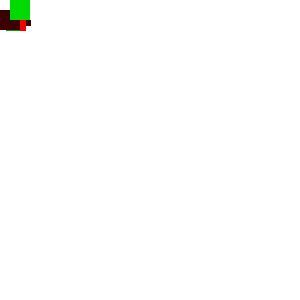
Frame 1 (no input)
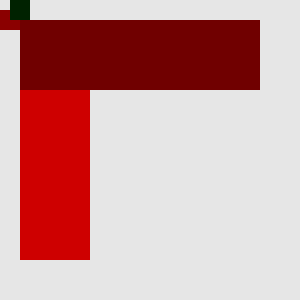
Frame 60 (the mouse pressed at the canvas centre just before this capture)
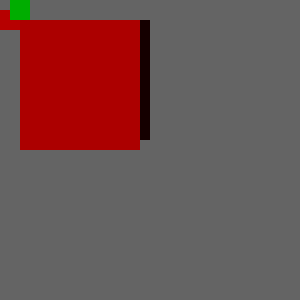
Frame 120 (the mouse held since frame 60 and released just before this capture)

The Processing sketch that drew these frames (run headless with seeded random() and noise(); from frame 60 on, the mouse is pressed at the canvas centre):

// Processing sketch: processing_112156
// ── processing_112156.pde

float posX=10;
float posY=0;
float speedX = 1;
float speedY = 6;
int backgroundColor = 255;

float posX2=0;
float posY2=10;

float posX3=300;
float posY3=390;


void setup() {
  size(300, 300);
}

void draw() {
  background(backgroundColor);
  posX = posX + speedX;
  posY = posY + speedY;
  
  
  
  // move circle to right, or changing it's x coord in pos dir every time
  if(posX <= 0){
    speedX = speedX * -1;
    println( "less than is TRUE!" );
  }
  
  //if circle hits right frame wall, return
  if(posX >= width){
   speedX = speedX * -1;
   println( "greater than is TRUE!" );
  }
  
  //if circle hits max width, move up (increase Y)
  if(posY >= height){
    speedY= speedY* -1;
    backgroundColor = 230;
    println( "greater than is TRUE!" );
  }
  
    if(posY <= 0){
      backgroundColor = 100;
    speedY = speedY * -1;
    println( "less than is TRUE!" );
  }
  



  
 noStroke(); 
   rect(posX, posY, 20, 20 );
  fill(random(0, 0), random(0, 255), random(0, 0));
  
  rect(posY, posX, 20, 20 );
  fill(random(0, 255), random(0, 0), random(0, 0));
  
    rect(20, 20,  posX, posY );
  fill(random(0, 255), random(0, 0), random(0, 0));
  
    rect(20, 20,  posY, posX );
  fill(random(0, 255), random(0, 0), random(0, 0));
  
 //switch to second x and y
 
   rect(posX2, posY2, 20, 20 );
  fill(random(0, 0), random(0, 255), random(0, 0));
  
  rect(posY2, posX2, 20, 20 );
  fill(random(0, 255), random(0, 0), random(0, 0));
  
    rect(20, 20,  posX2, posY2 );
  fill(random(0, 255), random(0, 0), random(0, 0));
  
    rect(20, 20,  posY2, posX2 );
  fill(random(0, 255), random(0, 0), random(0, 0));
}
